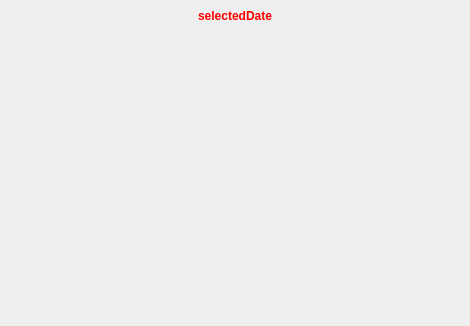
<?xml version="1.0" encoding="UTF-8"?>
<ui version="4.0">
 <class>CalendarWidget</class>
 <widget class="QWidget" name="CalendarWidget">
  <property name="geometry">
   <rect>
    <x>0</x>
    <y>0</y>
    <width>470</width>
    <height>326</height>
   </rect>
  </property>
  <layout class="QVBoxLayout" name="verticalLayout_2">
   <property name="spacing">
    <number>0</number>
   </property>
   <property name="margin">
    <number>0</number>
   </property>
   <item>
    <widget class="QWidget" name="widget" native="true">
     <layout class="QHBoxLayout" name="horizontalLayout_2">
      <property name="spacing">
       <number>10</number>
      </property>
      <property name="margin">
       <number>4</number>
      </property>
      <item>
       <spacer name="horizontalSpacer">
        <property name="orientation">
         <enum>Qt::Horizontal</enum>
        </property>
        <property name="sizeHint" stdset="0">
         <size>
          <width>121</width>
          <height>20</height>
         </size>
        </property>
       </spacer>
      </item>
      <item>
       <layout class="QHBoxLayout" name="horizontalLayout_3">
        <property name="spacing">
         <number>0</number>
        </property>
        <item>
         <widget class="QToolButton" name="prevYearToolButton">
          <property name="icon">
           <iconset>
            <normaloff>:prevYear</normaloff>:prevYear</iconset>
          </property>
          <property name="autoRaise">
           <bool>true</bool>
          </property>
         </widget>
        </item>
        <item>
         <widget class="QToolButton" name="prevMonthToolButton">
          <property name="icon">
           <iconset>
            <normaloff>:prevMonth</normaloff>:prevMonth</iconset>
          </property>
          <property name="autoRaise">
           <bool>true</bool>
          </property>
         </widget>
        </item>
       </layout>
      </item>
      <item>
       <widget class="QLabel" name="selectedDateLabel">
        <property name="palette">
         <palette>
          <active>
           <colorrole role="WindowText">
            <brush brushstyle="SolidPattern">
             <color alpha="255">
              <red>255</red>
              <green>0</green>
              <blue>0</blue>
             </color>
            </brush>
           </colorrole>
          </active>
          <inactive>
           <colorrole role="WindowText">
            <brush brushstyle="SolidPattern">
             <color alpha="255">
              <red>255</red>
              <green>0</green>
              <blue>0</blue>
             </color>
            </brush>
           </colorrole>
          </inactive>
          <disabled>
           <colorrole role="WindowText">
            <brush brushstyle="SolidPattern">
             <color alpha="255">
              <red>106</red>
              <green>104</green>
              <blue>100</blue>
             </color>
            </brush>
           </colorrole>
          </disabled>
         </palette>
        </property>
        <property name="font">
         <font>
          <pointsize>9</pointsize>
          <weight>75</weight>
          <bold>true</bold>
         </font>
        </property>
        <property name="text">
         <string>selectedDate</string>
        </property>
        <property name="alignment">
         <set>Qt::AlignRight|Qt::AlignTrailing|Qt::AlignVCenter</set>
        </property>
       </widget>
      </item>
      <item>
       <layout class="QHBoxLayout" name="horizontalLayout">
        <property name="spacing">
         <number>0</number>
        </property>
        <item>
         <widget class="QToolButton" name="nextMonthToolButton">
          <property name="icon">
           <iconset>
            <normaloff>:nextMonth</normaloff>:nextMonth</iconset>
          </property>
          <property name="autoRaise">
           <bool>true</bool>
          </property>
         </widget>
        </item>
        <item>
         <widget class="QToolButton" name="nextYearToolButton">
          <property name="icon">
           <iconset>
            <normaloff>:nextYear</normaloff>:nextYear</iconset>
          </property>
          <property name="autoRaise">
           <bool>true</bool>
          </property>
         </widget>
        </item>
       </layout>
      </item>
      <item>
       <spacer name="horizontalSpacer_2">
        <property name="orientation">
         <enum>Qt::Horizontal</enum>
        </property>
        <property name="sizeHint" stdset="0">
         <size>
          <width>120</width>
          <height>20</height>
         </size>
        </property>
       </spacer>
      </item>
     </layout>
    </widget>
   </item>
   <item>
    <widget class="CalendarWidgetInternal" name="calendarWidgetInternal" native="true">
     <property name="sizePolicy">
      <sizepolicy hsizetype="Preferred" vsizetype="Preferred">
       <horstretch>0</horstretch>
       <verstretch>1</verstretch>
      </sizepolicy>
     </property>
    </widget>
   </item>
  </layout>
 </widget>
 <customwidgets>
  <customwidget>
   <class>CalendarWidgetInternal</class>
   <extends>QWidget</extends>
   <header>widgets/calendarwidgetinternal.h</header>
   <container>1</container>
  </customwidget>
 </customwidgets>
 <resources/>
 <connections/>
</ui>
